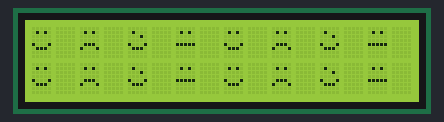
A sketch run on a simulated Arduino Uno, built with avr-gcc and run on an emulated ATmega328P. On the bench: 16×2 character LCD.

Above: at 0.2 s.
At 0.8 s:
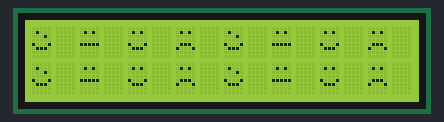

Measured:
- what the display in image 1 shows lasts 0.6 s, from 0.8 s to 1.4 s

The sketch:

emoji_animation.ino
```cpp
#include <Wire.h>
#include <LiquidCrystal_I2C.h>

LiquidCrystal_I2C lcd(0x27, 16, 2);

// Clearer, bolder faces
byte happy[8] = {
  B00000,
  B01010,
  B00000,
  B00000,
  B10001,
  B01110,
  B00000,
  B00000
};

byte sad[8] = {
  B00000,
  B01010,
  B00000,
  B00000,
  B01110,
  B10001,
  B00000,
  B00000
};

byte wink[8] = {
  B00000,
  B01000,
  B00010,
  B00000,
  B10001,
  B01110,
  B00000,
  B00000
};

byte neutral[8] = {
  B00000,
  B01010,
  B00000,
  B00000,
  B11111,
  B00000,
  B00000,
  B00000
};

void setup() {
  lcd.init();
  lcd.backlight();

  lcd.createChar(0, happy);
  lcd.createChar(1, sad);
  lcd.createChar(2, wink);
  lcd.createChar(3, neutral);
}

// Pattern with spacing
void drawPatternA() {
  for (int row = 0; row < 2; row++) {
    lcd.setCursor(0, row);
    for (int col = 0; col < 16; col++) {
      if (col % 2 == 0) {
        lcd.write(byte((col / 2) % 4)); // faces
      } else {
        lcd.print(" "); // space between faces
      }
    }
  }
}

// Alternate pattern
void drawPatternB() {
  for (int row = 0; row < 2; row++) {
    lcd.setCursor(0, row);
    for (int col = 0; col < 16; col++) {
      if (col % 2 == 0) {
        lcd.write(byte(((col / 2) + 2) % 4)); // shifted faces
      } else {
        lcd.print(" ");
      }
    }
  }
}

void loop() {
  drawPatternA();
  delay(600);

  drawPatternB();
  delay(600);
}
```
